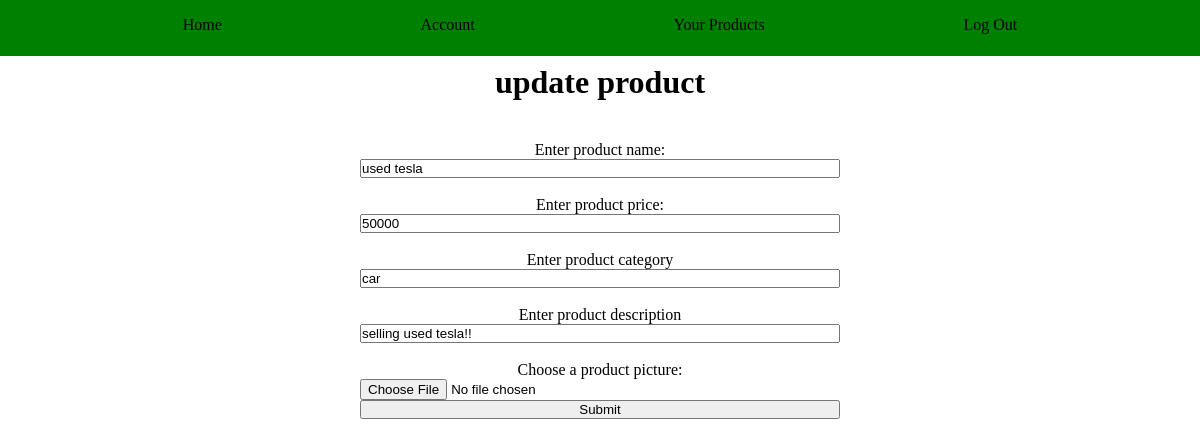
Page /update/2 (signed in) on the earlier database version.
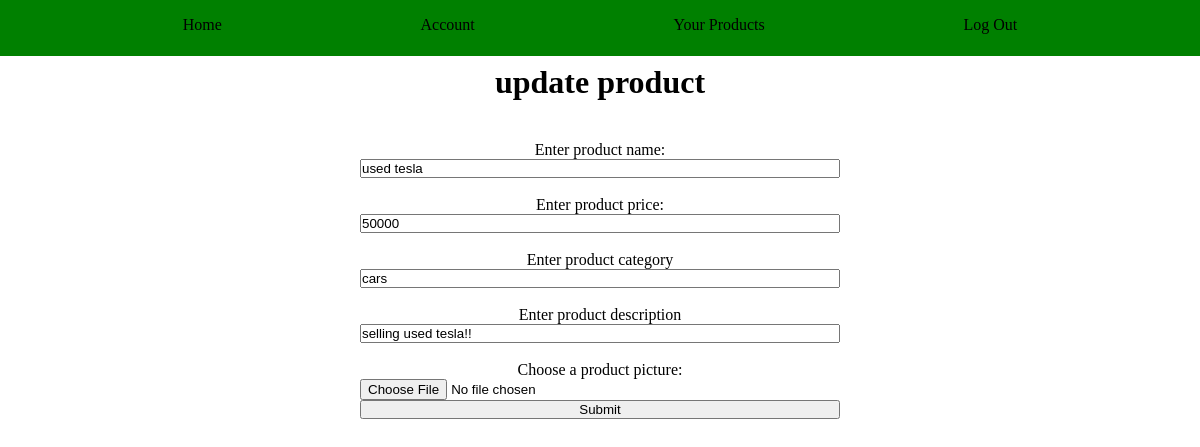
Same page on the later database version.
### models.py (models this page shows)
class Product(db.Model):
    id = db.Column(db.Integer, primary_key=True)
    name = db.Column(db.String(100), index=True, unique=False, nullable=False)
    description = db.Column(db.String(500), index=False, unique=False, nullable=False)
    price = db.Column(db.Integer, index=False, unique=False, nullable=False)
    category = db.Column(db.String(100), index=False, unique=False, nullable=False)
    img_url = db.Column(db.String(300), index=False, unique=True, nullable=False)
    merchant_id = db.Column(db.Integer, db.ForeignKey('merchant.id'))

### main.py (the view, shortened to what this page needs)
@app.route('/update/<int:product_id>', methods=['GET', 'POST'])
@login_required
def update_product(product_id):
    product_to_update = Product.query.filter_by(id=product_id).first()
    return render_template('update_product.html', product=product_to_update)

### main.py (called while the page is built)
@login_manager.user_loader
def load_user(user_id):
    return Merchant.query.get(int(user_id))

### templates/update_product.html (shortened to what this page needs)
{% extends "base.html"%}
{% block main %}
<h1>update product</h1>
<form class="form container col" action="{{ url_for('update_product', product_id=product.id) }}" method="POST" enctype="multipart/form-data">
    <label for="product_name">Enter product name:</label>
    <input type="text"
           id="product_name"
           name="product_name"
           placeholder="Change name"
           value="{{ product.name }}"
           required>
    <br>
    <label for="product_price">Enter product price:</label>
    <input type="number"
           id="product_price"
           name="product_price"
           placeholder="Change Price"
           value="{{ product.price }}"
           required>
    <br>
    <label for="product_category">Enter product category</label>
    <input type="text"
           id="product_category"
           name="product_category"
           placeholder="Change Category"
           value="{{ product.category }}"
           required>
    <br>
    <label for="product_description">Enter product description</label>
    <input type="text"
           id="product_description"
           name="product_description"
           placeholder="Product Description"
           value="{{ product.description }}"
           required>
    <br>
    <label for="product_img">Choose a product picture:</label>
    <input type="file"
           id="product_img"
           name="product_img"
           accept="image/png, image/jpeg" />
    <input type="submit">
</form>
{% endblock %}

### templates/base.html (shortened to what this page needs)
<!DOCTYPE html>
<html lang="en">
<head>
    <link rel="stylesheet" href="../static/styles.css">
</head>
<body>
    <nav id="nav" class="nav">
        <ul class="row">
            <li><a href="{{ url_for('main') }}">Home</a></li>
            {% if current_user.is_authenticated %}
            <li><a href="{{ url_for('account') }}">Account</a></li>
            <li><a href="{{ url_for('view_products') }}">Your Products</a></li>
            <li><a href="{{ url_for('logout') }}">Log Out</a></li>
            {% endif %}
        </ul>
    </nav>
    {% block main %}{% endblock %}
</body>
</html>

### static/styles.css (style rules this page uses)
* { margin: 0; padding: 0; box-sizing: border-box; }
li { list-style: none; margin: 2vh; }
a { text-decoration: none; }
h1, h2, h3, h4, p { text-align: center; margin: 1vh; }
input { width: 50%; height: 50%; }
.row { display: flex; flex-flow: row wrap; justify-content: space-evenly; align-items: center; }
.col { display: flex; flex-direction: column; justify-content: space-between; align-items: center; }
.container { width: 80%; height: auto; margin: 5vh auto; }
#nav { background-color: green; width: 100%; height: 7vh; color: white; }
#nav ul li a { color: black; }

Differences in the rows shown:
changed Product "used tesla": product_category "car" → "cars"
